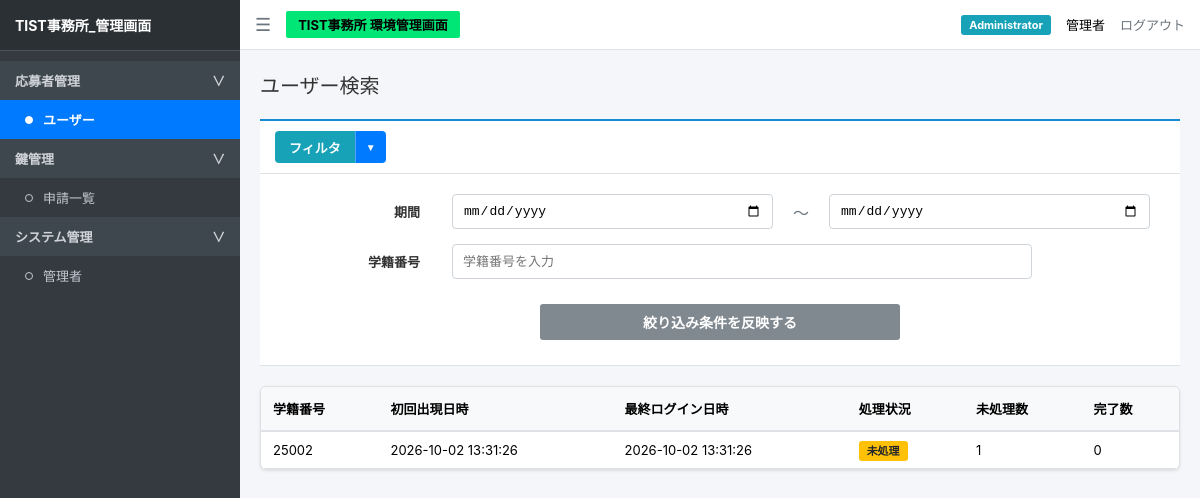
Before: /users (signed in) with the older database file.
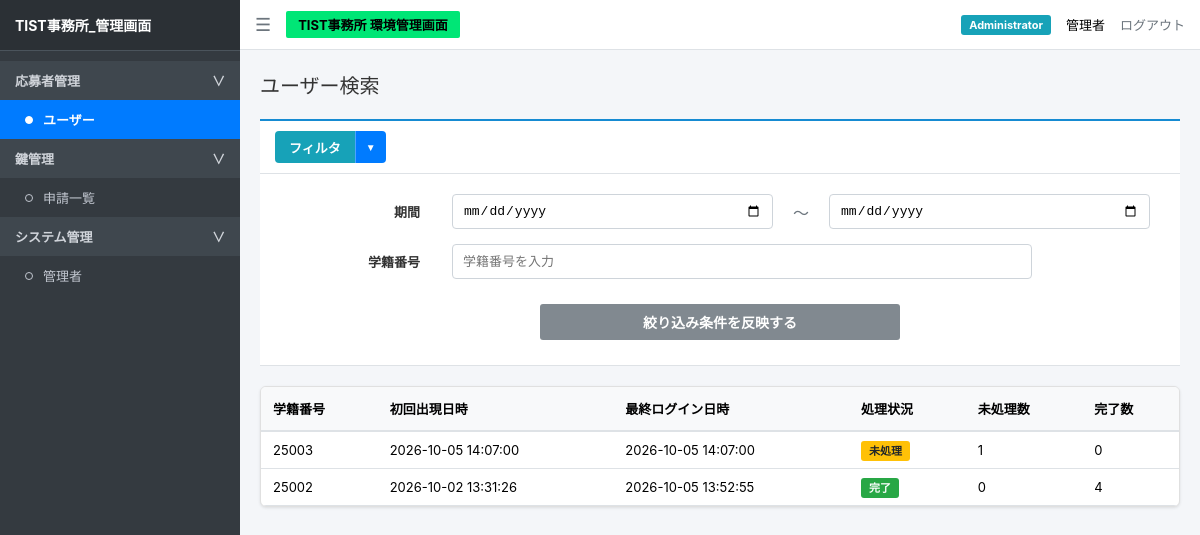
After: the same page with the newer database file.
### tables this page shows
CREATE TABLE students (
            student_id TEXT PRIMARY KEY,
            name TEXT,
            department TEXT,
            course TEXT,
            class TEXT,
            number INTEGER
        );

### app.py (the view)
@app.route("/users")
def users():
    if not session.get("logged_in"):
        return redirect("/login")
    conn = sqlite3.connect("app.db")
    conn.row_factory = sqlite3.Row
    cur = conn.cursor()
    cur.execute("""
        SELECT
            s.student_id AS contact_id,
            s.name,
            s.department,
            s.course,
            s.class,
            s.number,
            MIN(r.time) AS first_login,
            MAX(r.time) AS last_login,
            SUM(CASE WHEN r.status = '申請中' THEN 1 ELSE 0 END) AS pending_count,
            SUM(CASE WHEN r.status IN ('承認', '却下') THEN 1 ELSE 0 END) AS done_count
        FROM students s
        LEFT JOIN requests r ON s.student_id = r.student_id
        GROUP BY s.student_id
        ORDER BY last_login DESC
    """)
    rows = cur.fetchall()
    conn.close()
    user_list = []
    total_pending = 0
    total_done = 0
    for row in rows:
        item = dict(row)
        p_count = item["pending_count"] or 0
        d_count = item["done_count"] or 0
        total_pending += p_count
        total_done += d_count
        if p_count > 0:
            item["process_status"] = "未処理"
        else:
            item["process_status"] = "完了"
        user_list.append(item)
    return render_template(
        "users.html",
        users=user_list,
        total_users=len(user_list),
        total_pending=total_pending,
        total_done=total_done
    )

### templates/users.html (shortened to what this page needs)
<!doctype html>
<html lang="ja">
  <head>
    <link
      rel="stylesheet"
      href="{{ url_for('static', filename='css/style.css') }}"
    />
  </head>
  <body>
    <div class="sidebar">
      <div class="sidebar-header">TIST事務所_管理画面</div>
      <ul class="sidebar-menu">
        <li
          class="menu-category"
          onclick="toggleSubmenu('applicant-menu', 'applicant-arrow')"
        >
          応募者管理
          <span id="applicant-arrow">∨</span>
        </li>
        <ul id="applicant-menu" class="submenu-list">
          <li>
            <a href="/users" class="menu-item active">
              <span class="circle-icon"></span>
              ユーザー
            </a>
          </li>
        </ul>
        <li
          class="menu-category"
          onclick="toggleSubmenu('key-menu', 'key-arrow')"
        >
          鍵管理
          <span id="key-arrow">∨</span>
        </li>
        <ul id="key-menu" class="submenu-list">
          <li>
            <a href="/admin" class="menu-item">
              <span class="circle-icon"></span>
              申請一覧
            </a>
          </li>
        </ul>
        <li
          class="menu-category"
          onclick="toggleSubmenu('system-menu', 'system-arrow')"
        >
          システム管理
          <span id="system-arrow">∨</span>
        </li>
        <ul id="system-menu" class="submenu-list">
          <li>
            <a href="/admin/managers" class="menu-item">
              <span class="circle-icon"></span>
              管理者
            </a>
          </li>
        </ul>
      </ul>
    </div>
    <div class="main-wrapper">
      <div class="navbar">
        <div class="navbar-left">
          <span class="menu-toggle"> ☰ </span>
          <span class="badge-green"> TIST事務所 環境管理画面 </span>
        </div>
        <div class="navbar-right">
          <span class="badge-admin"> {{ session.get("role", "") }} </span>
          <span> {{ session.get("name", "") }} </span>
          <a href="/logout" class="logout-btn"> ログアウト </a>
        </div>
      </div>
      <div class="content">
        <h2 class="page-title">ユーザー検索</h2>
        <div class="toolbar">
          <div class="filter-header">
            <div class="filter-btn-wrapper">
              <button
                type="button"
                class="btn-text-only"
                onclick="toggleFilterContent()"
              >
                フィルタ
              </button>
              <button
                type="button"
                class="btn-arrow-only"
                onclick="toggleClearDropdown(event)"
              >
                ▼
              </button>
            </div>
          </div>
          <div id="filter-content" class="filter-content">
            <form method="get" action="/users">
              <div class="filter-row">
                <label class="filter-label"> 期間 </label>
                <div class="filter-inputs-group">
                  <input
                    type="date"
                    id="date_from"
                    class="date-input wide-input"
                    name="date_from"
                    value="{{ request.args.get('date_from', '') }}"
                  />
                  <span class="filter-separator"> ～ </span>
                  <input
                    type="date"
                    id="date_to"
                    class="date-input wide-input"
                    name="date_to"
                    value="{{ request.args.get('date_to', '') }}"
                  />
                </div>
              </div>
              <div class="filter-row">
                <label class="filter-label"> 学籍番号 </label>
                <div class="filter-inputs-group">
                  <input
                    type="text"
                    id="student_id"
                    class="contact-input wide-input-full"
                    name="contact_id"
                    value="{{ request.args.get('contact_id', '') }}"
                    placeholder="学籍番号を入力"
                  />
                </div>
              </div>
              <div class="filter-button-row">
                <button
                  type="submit"
                  id="btn-search"
                  class="btn-filter-submit"
                  disabled
                >
                  絞り込み条件を反映する
                </button>
              </div>
            </form>
          </div>
        </div>
        <div class="card" style="padding: 0; overflow-x: auto">
          <table
            style="
              width: 100%;
              border-collapse: collapse;
              font-size: 13px;
              text-align: left;
            "
          >
            <thead>
              <tr
                style="
                  background-color: #f8f9fa;
                  border-bottom: 2px solid #dee2e6;
                "
              >
                <th style="padding: 12px">学籍番号</th>
                <th style="padding: 12px">初回出現日時</th>
                <th style="padding: 12px">最終ログイン日時</th>
                <th style="padding: 12px">処理状況</th>
                <th style="padding: 12px">未処理数</th>
                <th style="padding: 12px">完了数</th>
              </tr>
            </thead>
            <tbody>
              {% for user in users %}
              <tr style="border-bottom: 1px solid #dee2e6">
                <td style="padding: 10px 12px">{{ user.contact_id }}</td>
                <td style="padding: 10px 12px">
                  {{ user.first_login if user.first_login else '-' }}
                </td>
                <td style="padding: 10px 12px">
                  {{ user.last_login if user.last_login else '-' }}
                </td>
                <td style="padding: 10px 12px">
                  {% if user.process_status == '未処理' %}
                  <span
                    class="badge-admin"
                    style="background-color: #ffc107; color: #212529"
                  >
                    未処理
                  </span>
                  {% else %}
                  <span class="badge-admin" style="background-color: #28a745">
                    完了
                  </span>
                  {% endif %}
                </td>
                <td style="padding: 10px 12px">
                  {{ user.pending_count or 0 }}
                </td>
                <td style="padding: 10px 12px">{{ user.done_count or 0 }}</td>
              </tr>
              {% endfor %}
            </tbody>
          </table>
        </div>
      </div>
    </div>
  </body>
</html>

### templates/users.html (style rules this page uses)
.toolbar { background: #ffffff; border-top: 2px solid #168bd2; border-bottom: 1px solid #dee2e6; margin-bottom: 20px; }
.filter-header { padding: 10px 15px; border-bottom: 1px solid #dee2e6; display: flex; justify-content: space-between; align-items: center; }
.filter-content { padding: 20px 30px 25px; }
.filter-row { display: flex; align-items: center; margin-bottom: 15px; gap: 12px; }
.filter-row label { width: 150px; font-weight: bold; text-align: right; font-size: 13px; }
.filter-row input { height: 35px; border: 1px solid #ced4da; border-radius: 4px; padding: 5px 10px; font-size: 13px; }
.date-input { width: 280px; }
.contact-input { width: 580px; }
.filter-separator { padding: 0 5px; }
.filter-button-row { text-align: center; margin-top: 25px; }
.btn-filter-submit { width: 360px; padding: 8px; background: #747d84; color: #fff; border: none; border-radius: 3px; cursor: pointer; font-weight: bold; }

Changed rows visible on the page:
added students: contact_id "25003", first_login "2026-10-05 14:07:00", last_login "2026-10-05 14:07:00", shows "未処理", pending_count "1", done_count "0"
computed for students id 25002: last_login "2026-10-02 13:31:26" → "2026-10-05 13:52:55"; pending_count "1" → "0"; done_count "0" → "4"; text "未処理" → "完了"
